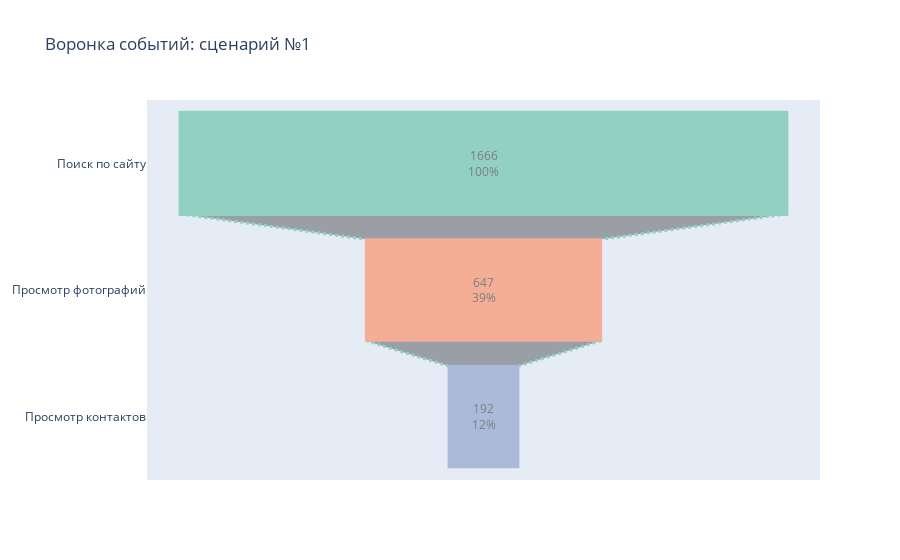

The code cell stored with this chart in its notebook:
### Code cell
fig = go.Figure(go.Funnel(
    y=["Поиск по сайту", "Просмотр фотографий", "Просмотр контактов"],
    x=[len(search_users),len(photos_show), len(contacts_show)],
    textposition = "inside",
    textinfo = "value+percent initial",
    opacity = 0.65, marker = {"color": ["#66c2a5", "#fc8d62", "#8da0cb"],
    "line": {"width": [4, 2, 2, 3, 1, 1], "color": ["#66c2a5", "#fc8d62", "#8da0cb"]}},
    connector = {"line": {"color": "#66c2a5", "dash": "dot", "width": 3}})
    )
fig.update_layout(title='Воронка событий: сценарий №1')
fig.show()

### Figure 1 — Plotly figure (JSON) as saved in the notebook; plotly's stock layout.template omitted (floating-point values rounded to 4 significant figures)
{"data": [{"connector": {"line": {"color": "#66c2a5", "dash": "dot", "width": 3}}, "marker": {"color": ["#66c2a5", "#fc8d62", "#8da0cb"], "line": {"color": ["#66c2a5", "#fc8d62", "#8da0cb"], "width": [4, 2, 2, 3, 1, 1]}}, "opacity": 0.65, "textinfo": "value+percent initial", "textposition": "inside", "type": "funnel", "x": [1666, 647, 192], "y": ["Поиск по сайту", "Просмотр фотографий", "Просмотр контактов"]}], "layout": {"title": {"text": "Воронка событий: сценарий №1"}}}
